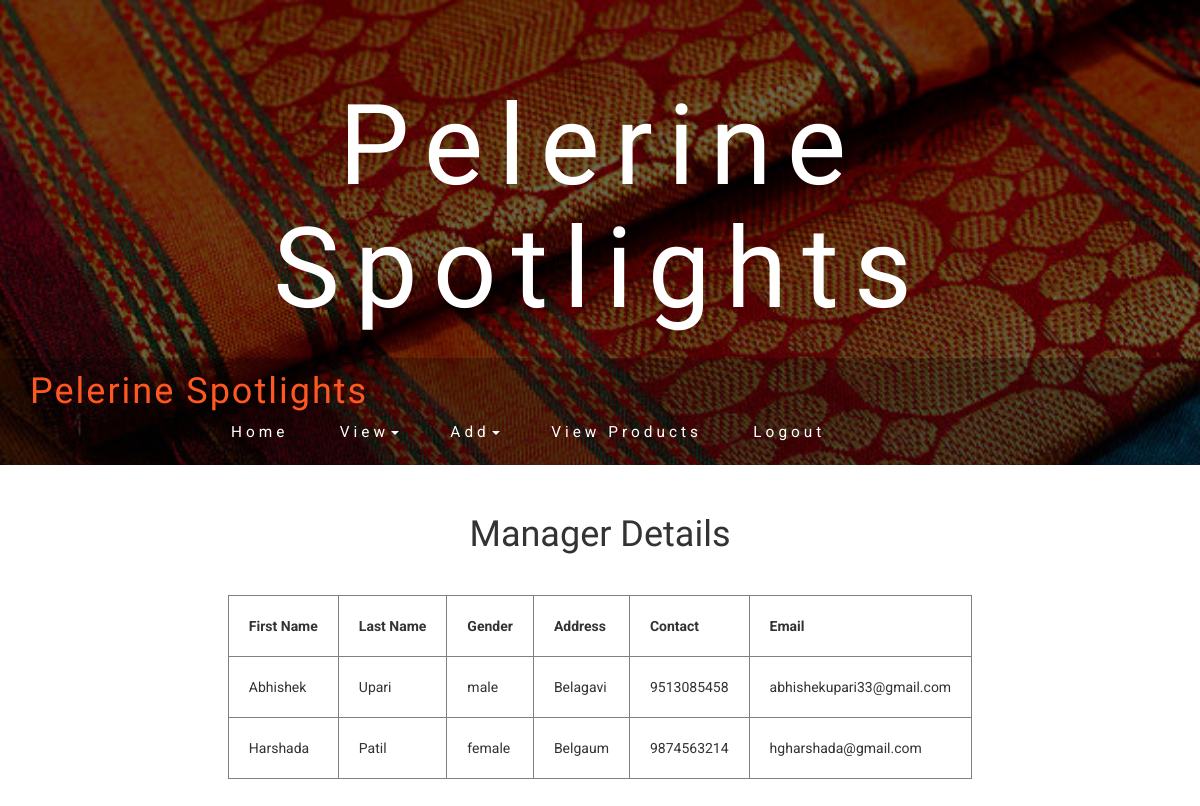
Screenshot of /adminviewmgr.php with the database file from the repository.
### tables this page shows
CREATE TABLE `mgmt` (
  `fname` varchar(37) NOT NULL,
  `lname` varchar(27) NOT NULL,
  `gender` varchar(12) NOT NULL,
  `addr` varchar(255) NOT NULL,
  `contact` bigint(20) NOT NULL,
  `email` varchar(46) NOT NULL,
  `pass` varchar(12) NOT NULL
);

### adminviewmgr.php (the view, shortened to what this page needs)
<?php
	include "adminnav.php";
 ?>
 <!DOCTYPE html>
 <html>
 <head>
 </head>
 <body>
 	<center>
 		<h1 style="margin-top: 50px">Manager Details</h1>
 		<br><br>
 		<table border="1px collapse">
 			<tr>
 				<th>First Name</th>
 				<th>Last Name</th>
                <th>Gender</th>
 				<th>Address</th>
 				<th>Contact</th>
 				<th>Email</th>
 			</tr>
 			<?php
 				$q1="SELECT * from mgmt";
 				$rs1=mysqli_query($conn,$q1);
 				while($row=mysqli_fetch_assoc($rs1))
 				{ ?>
 					<tr>
 						<td><?php echo $row['fname']; ?></td>
 						<td><?php echo $row['lname']; ?></td>
                        <td><?php echo $row['gender']; ?></td>
                        <td><?php echo $row['addr']; ?></td>
                        <td><?php echo $row['contact']; ?></td>
                        <td><?php echo $row['email']; ?></td>
 					</tr>
 				<?php }
 			 ?>
 		</table>
        <br><br><br>
 	</center>
 </body>
 </html>

### css/style.css (style rules this page uses)
body { margin:0; font-family: 'Roboto', sans-serif; background: #fff; }
h1,h2,h3,h4,h5,h6 { margin:0; font-family: 'Limelight', cursive; }

### adminnav.php (style rules this page uses)
th,td { padding:20px; }

### rows the page displays
mgmt: fname "Abhishek", lname "Upari", gender "male", addr "Belagavi", contact "9513085458", email "abhishekupari33@gmail.com"
mgmt: fname "Harshada", lname "Patil", gender "female", addr "Belgaum", contact "9874563214", email "hgharshada@gmail.com"
